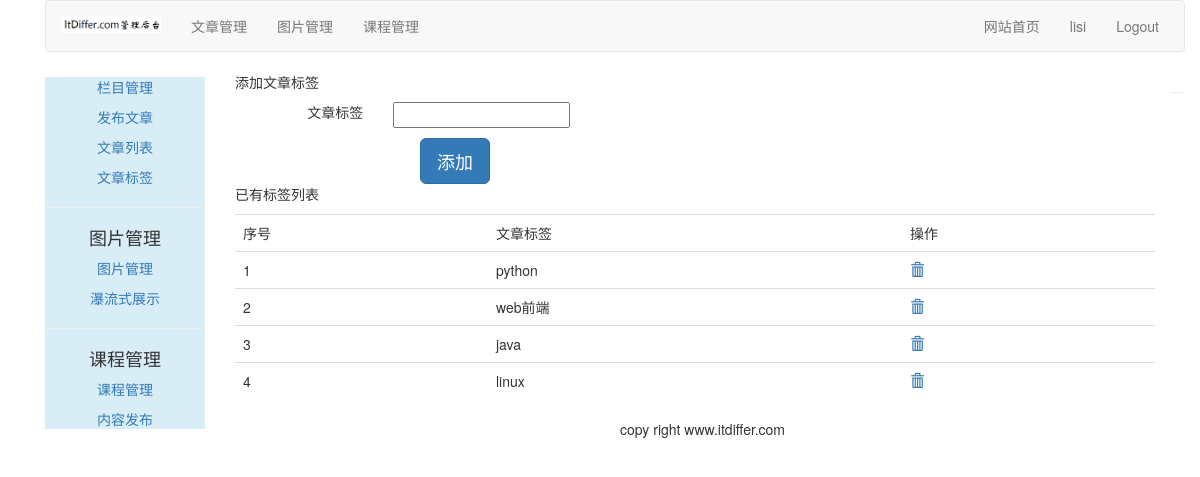
The page /article/article-tag/ (signed in) on the database its author committed.
### article/models.py (models this page shows, shortened)
class ArticleTag(models.Model):
    author = models.ForeignKey(User, on_delete=models.CASCADE, related_name="tag")
    tag = models.CharField(max_length=500)

### article/views.py (the view, shortened to what this page needs)
# urls.py: path('article-tag/', views.article_tag, name="article_tag"),
@login_required
@csrf_exempt
def article_tag(request):
    if request.method == "GET":
        article_tags = ArticleTag.objects.filter(author=request.user)
        article_tag_form = ArticleTagForm()
        return render(request, "article/tag/tag_list.html",
                      {"article_tags": article_tags, "article_tag_form": article_tag_form})

### article/forms.py
class ArticleTagForm(forms.ModelForm):
    class Meta:
        model = ArticleTag
        fields = ("tag",)

### templates/article/tag/tag_list.html (shortened to what this page needs)
{% extends "article/base.html" %}
{% load staticfiles %}
{% block content %}
<div>
    <p>添加文章标签</p>
	<form class="form-horizontal" action="." method="post">{% csrf_token %}
        <div class="row" style="margin-top: 10px;">
            <div class="col-md-2 text-right"><span>文章标签</span></div>
            <div class="col-md-10 text-left">{{article_tag_form.tag}}</div>
        </div>
        <div class="row">
            <input type="button" class="btn btn-primary btn-lg" style="margin-left:200px; margin-top:10px;" value="添加" onclick="add_tag()">
        </div>
    </form>
</div>
<div>
    <p>已有标签列表</p>
    <table class="table table-hover">
    	<tr>
    		<td>序号</td>
    		<td>文章标签</td>
    		<td>操作</td>
    	</tr>
    	{% for article_tag in article_tags %}
    	<tr id={{ forloop.counter }}>
    		<td>{{ forloop.counter }}</td>
    		<td>{{ article_tag.tag }}</td>
    		<td>
    		    <a name="delete" href="javascript:" onclick="del_tag(this, {{ article_tag.id }})"><span class="glyphicon glyphicon-trash"></span></a>
    		</td>
    	</tr>
    {% empty %}
    	<p>You have no article tags. Please add them.</p>
    	{% endfor %}
    </table>
</div>
{% endblock %}

### templates/article/header.html
{% load staticfiles %}
<div class="container">
    <nav class="navbar navbar-default" role="navigation">
        <div class="navbar-header">
            <a class="navbar-brand" href="http://www.itdiffer.com">
                <img width="100px" src="{% static 'images/backlogo.png' %}"></a>
        </div>
        <div>
            <ul class="nav navbar-nav" role="tablist">
                <li><a href="{% url 'article:article_column' %}">文章管理</a></li>
                <li><a href="{% url 'image:list_images' %}">图片管理</a></li>
                <li><a href="{% url 'course:manage_course' %}">课程管理</a></li>
            </ul>
            <ul class="nav navbar-nav navbar-right" style="margin-right:10px">
                <li><a href="{% url 'blog:blog_title' %}">网站首页</a></li>
                <li><a href="#">{{ user.username }}</a></li>
                <li><a href="{% url 'account:user_logout' %}">Logout</a></li>
            </ul>
        </div>
    </nav>
</div>

### rows shown on the page
ArticleTag: tag "python"
ArticleTag: tag "web前端"
ArticleTag: tag "java"
ArticleTag: tag "linux"

### other values the page prints
{{ user.username }} "lisi"
